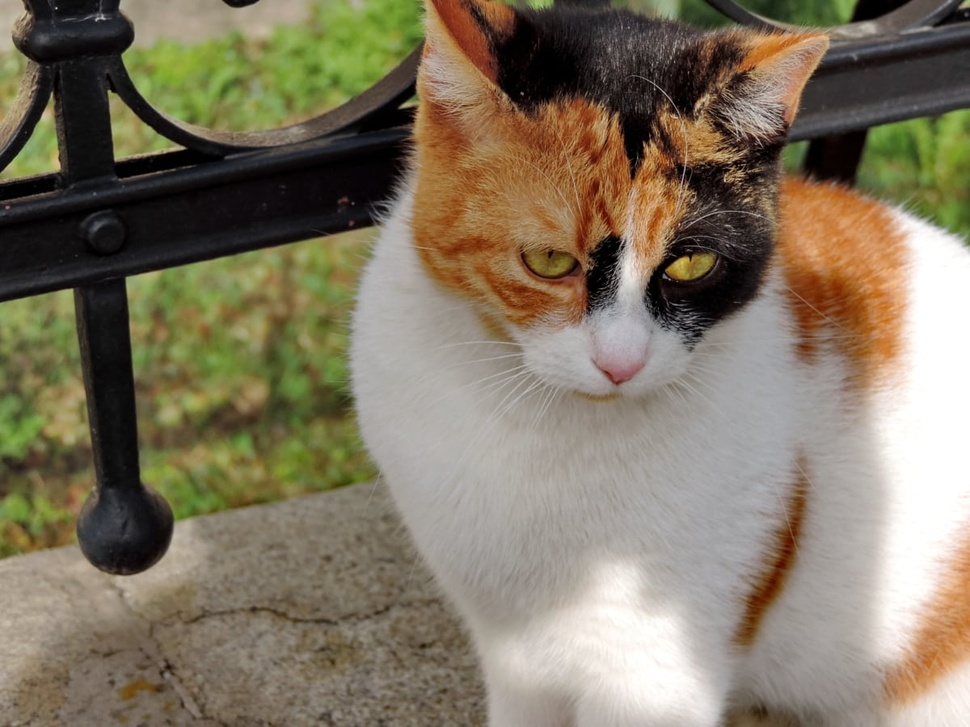
#> input picture PyTorch/cat_dog_images/cat-01.jpg, 970 x 727 px, shrunk from 1200 x 900 before the run; its folder holds only this picture in this run
$ python -i image_process.py   (imports and definitions only)
#> lines starting #> are read from the running program, lines starting #| are printed output that depends on the picture
from PIL import Image, ImageEnhance, ImageFilter
import os


def preprocess_image_pillow(image_path):
    """
    使用Pillow进行图像预处理
    """
#> called with image_path = '../../cat_dog_images/cat-01.jpg'
    # 打开图片
    image = Image.open(image_path)
#> image is the input picture: PIL image 970x727 RGB; mean R, G, B 129.4, 119.1, 98.3

    # 转为灰度图
    image = image.convert('L')
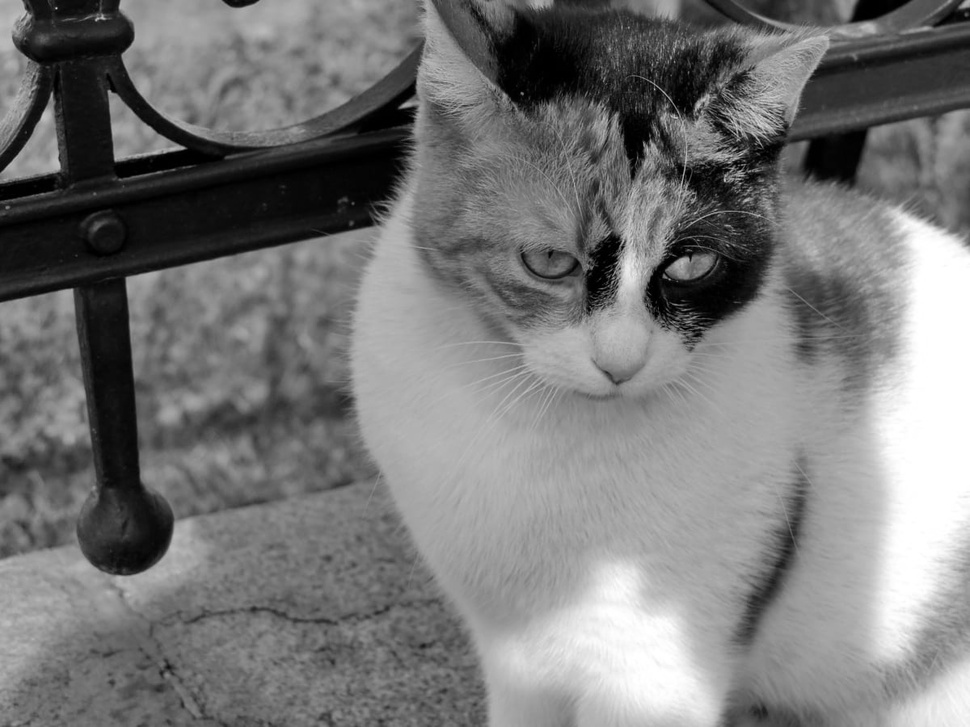
#> image: PIL image 970x727 L; min 0, max 255, mean 119.8

    # 增强对比度
    enhancer = ImageEnhance.Contrast(image)
    image = enhancer.enhance(2.0)
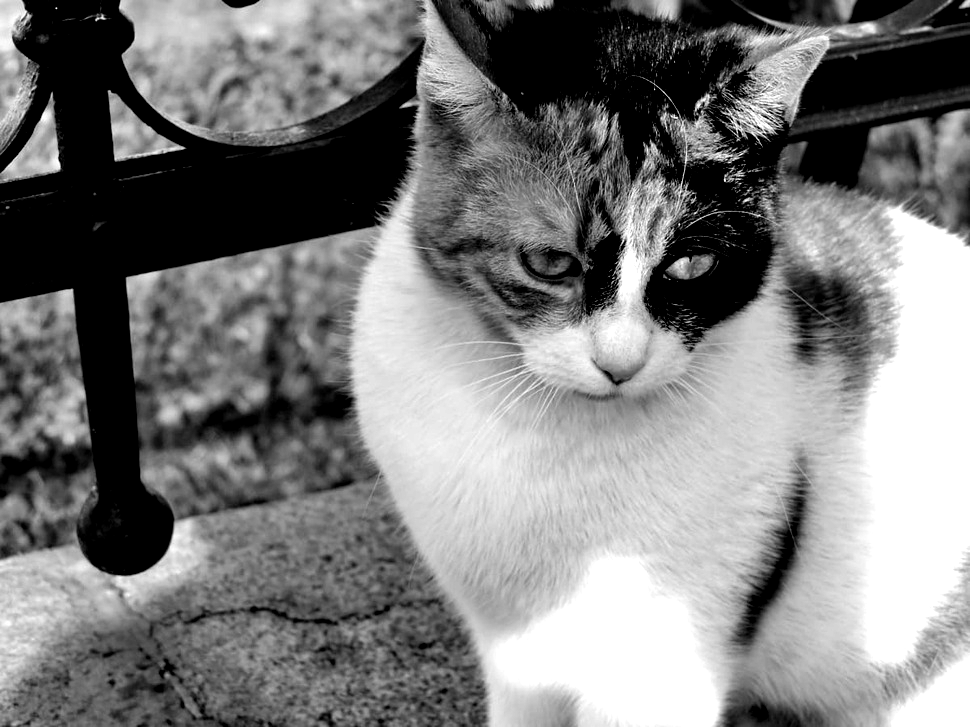
#> image: PIL image 970x727 L; min 0, max 255, mean 124.4

    # 锐化图片
    image = image.filter(ImageFilter.SHARPEN)

    # 去噪
    image = image.filter(ImageFilter.MedianFilter())

    return image


def process_images_in_folder(folder_path, output_dir, use_pillow=True):
    """
    处理文件夹中的所有图片
    """
    # 检查输出目录是否存在，如果不存在则创建
    if not os.path.exists(output_dir):
        os.makedirs(output_dir)

    # 遍历文件夹中的所有文件
    for filename in os.listdir(folder_path):
        # 检查文件是否是图片
        if filename.lower().endswith(('.png', '.jpg', '.jpeg', '.bmp', '.tiff')):
            image_path = os.path.join(folder_path, filename)

            # 使用Pillow进行预处理
            processed_image = preprocess_image_pillow(image_path)

            # 构建输出路径
            base_name = os.path.splitext(os.path.basename(image_path))[0]
            processed_image_path = os.path.join(output_dir, f"{base_name}_processed.jpg")

            # 保存预处理后的图片
            processed_image.save(processed_image_path)
            print(f"预处理后的图片已保存到: {processed_image_path}")


# [6 lines not run here, left out]

>>> result = preprocess_image_pillow('../../cat_dog_images/cat-01.jpg')

$ run again, on PyTorch/cat_dog_images/cat-02.jpg
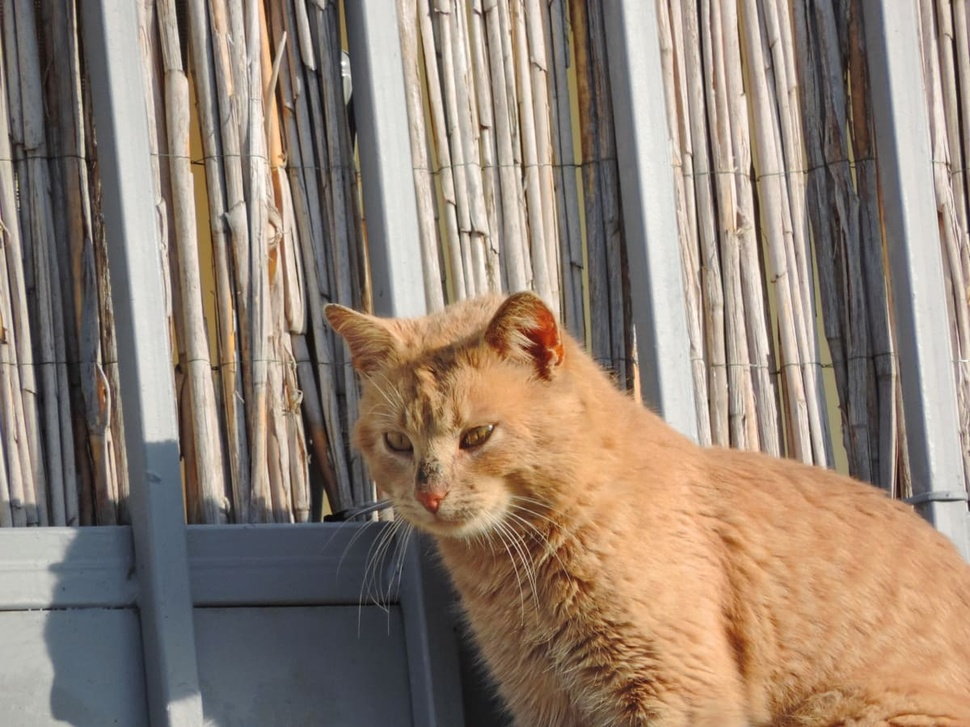
#> input picture PyTorch/cat_dog_images/cat-02.jpg, 970 x 727 px, shrunk from 1200 x 900 before the run
#> in preprocess_image_pillow, image is the input picture: PIL image 970x727 RGB; mean R, G, B 146.3, 129.7, 115.6
#> in preprocess_image_pillow, `image = image.convert('L')`:
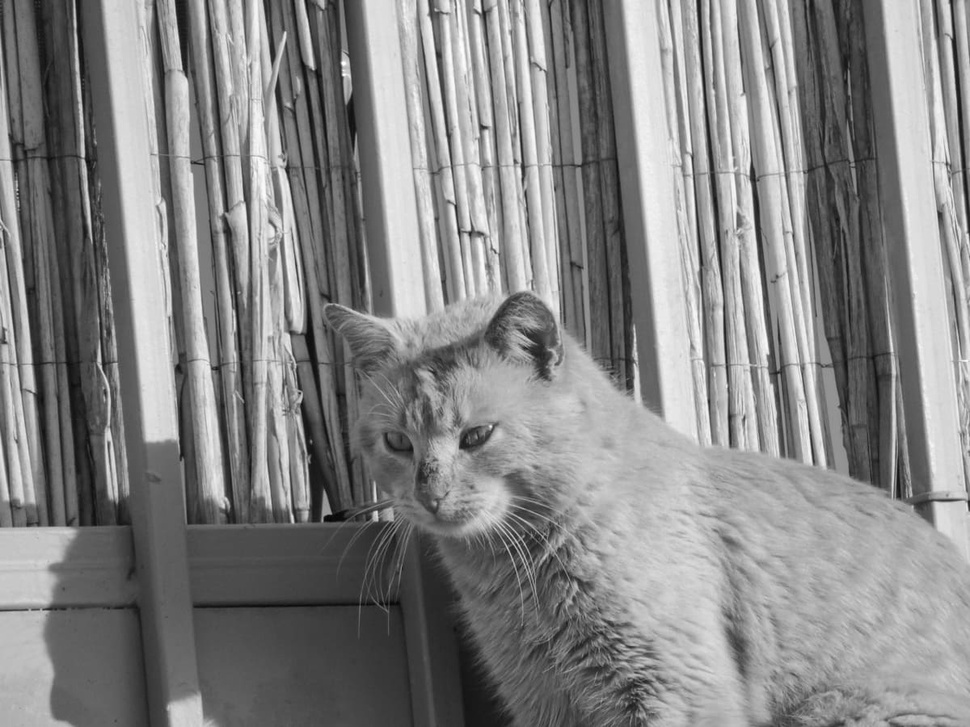
#> image: PIL image 970x727 L; min 5, max 254, mean 133.1
#> in preprocess_image_pillow, `image = enhancer.enhance(2.0)`:
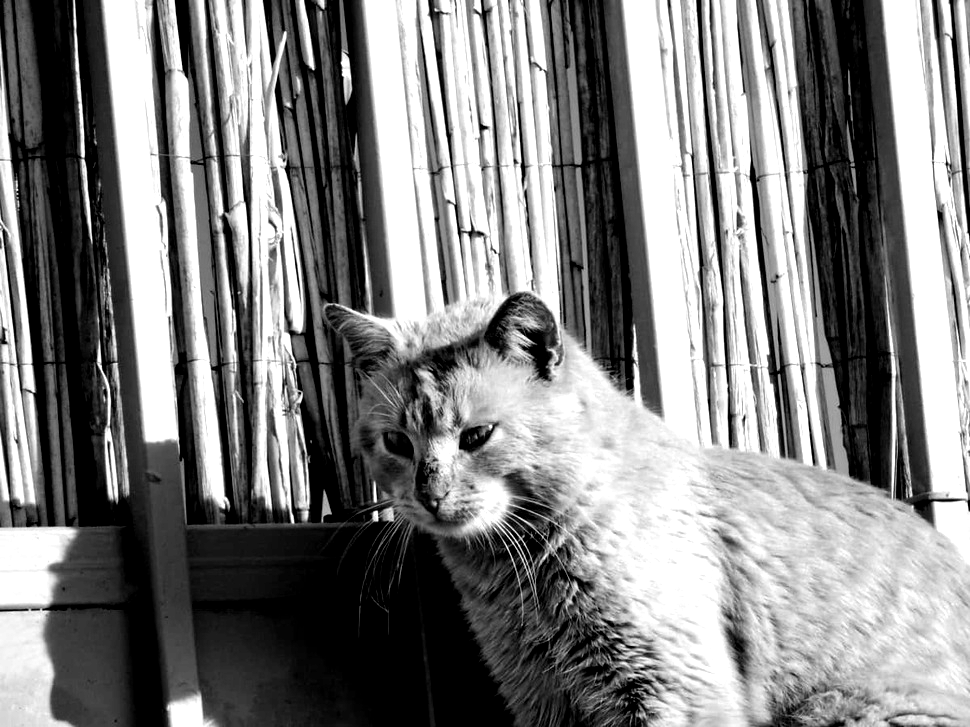
#> image: PIL image 970x727 L; min 0, max 255, mean 129.7

$ run again, on PyTorch/cat_dog_images/cat-03.jpg
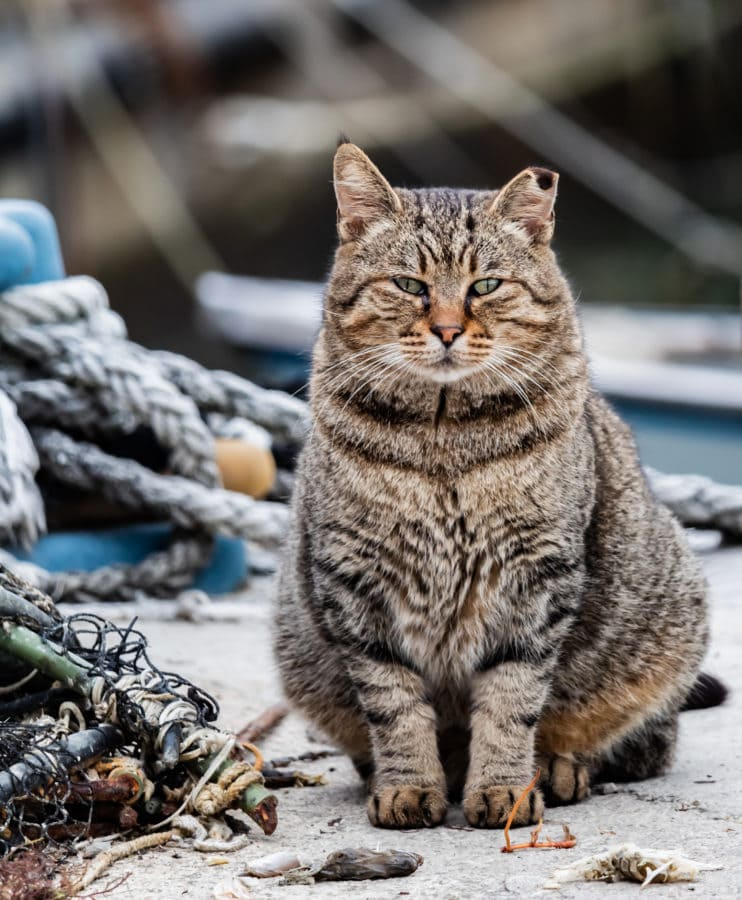
#> input picture PyTorch/cat_dog_images/cat-03.jpg, 742 x 900 px
#> in preprocess_image_pillow, image is the input picture: PIL image 742x900 RGB; mean R, G, B 118, 113.2, 110
#> in preprocess_image_pillow, `image = image.convert('L')`:
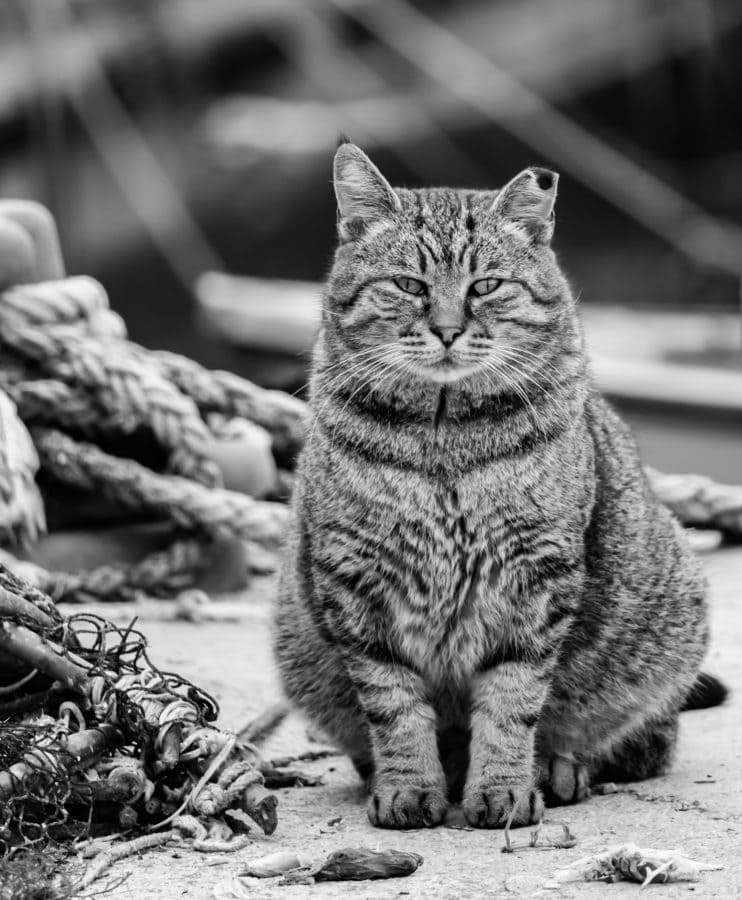
#> image: PIL image 742x900 L; min 0, max 255, mean 114.2
#> in preprocess_image_pillow, `image = enhancer.enhance(2.0)`:
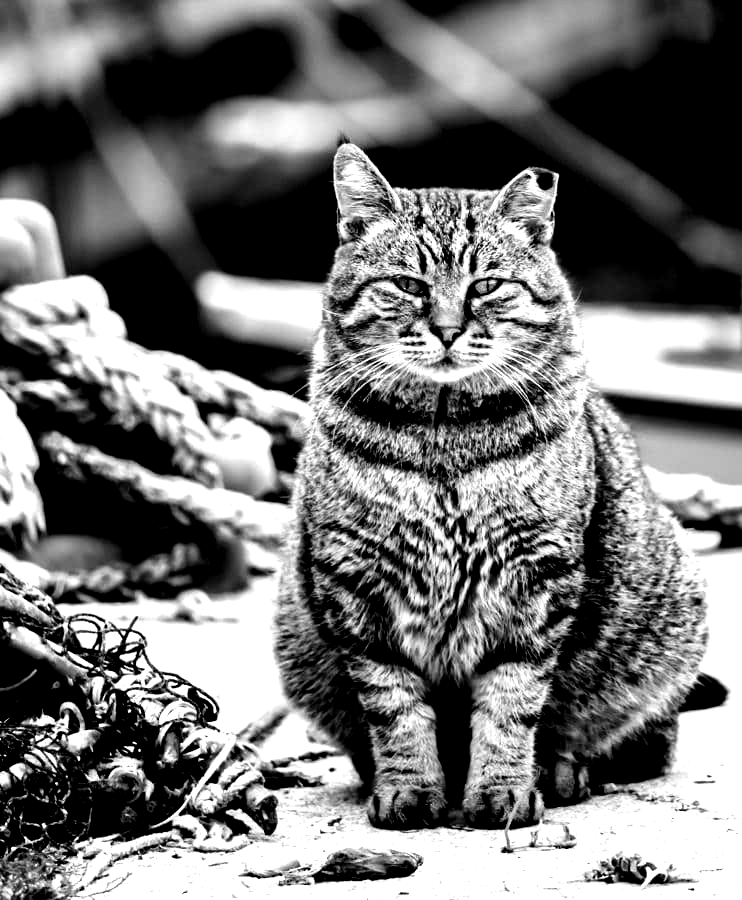
#> image: PIL image 742x900 L; min 0, max 255, mean 117.8

$ run again, on PyTorch/cat_dog_images/dog-01.jpg
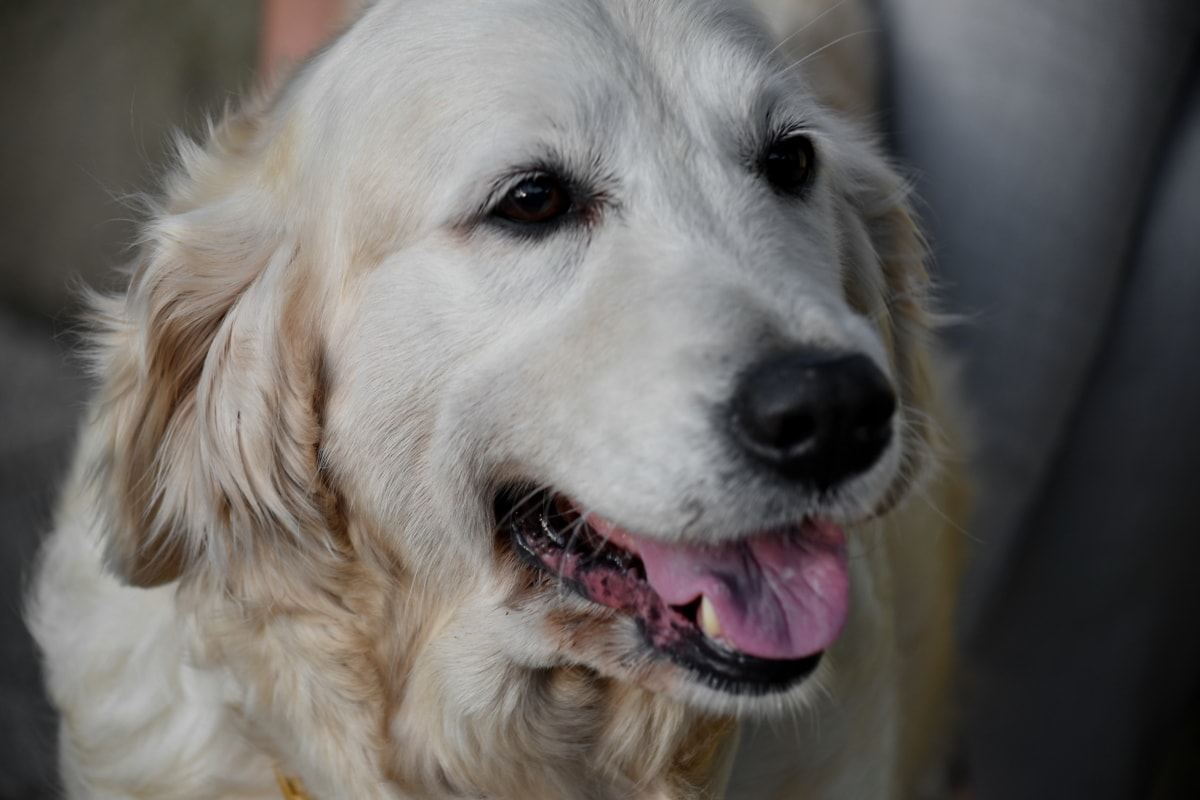
#> input picture PyTorch/cat_dog_images/dog-01.jpg, 1200 x 800 px
#> in preprocess_image_pillow, image is the input picture: PIL image 1200x800 RGB; mean R, G, B 105.7, 102, 99.4
#> in preprocess_image_pillow, `image = image.convert('L')`:
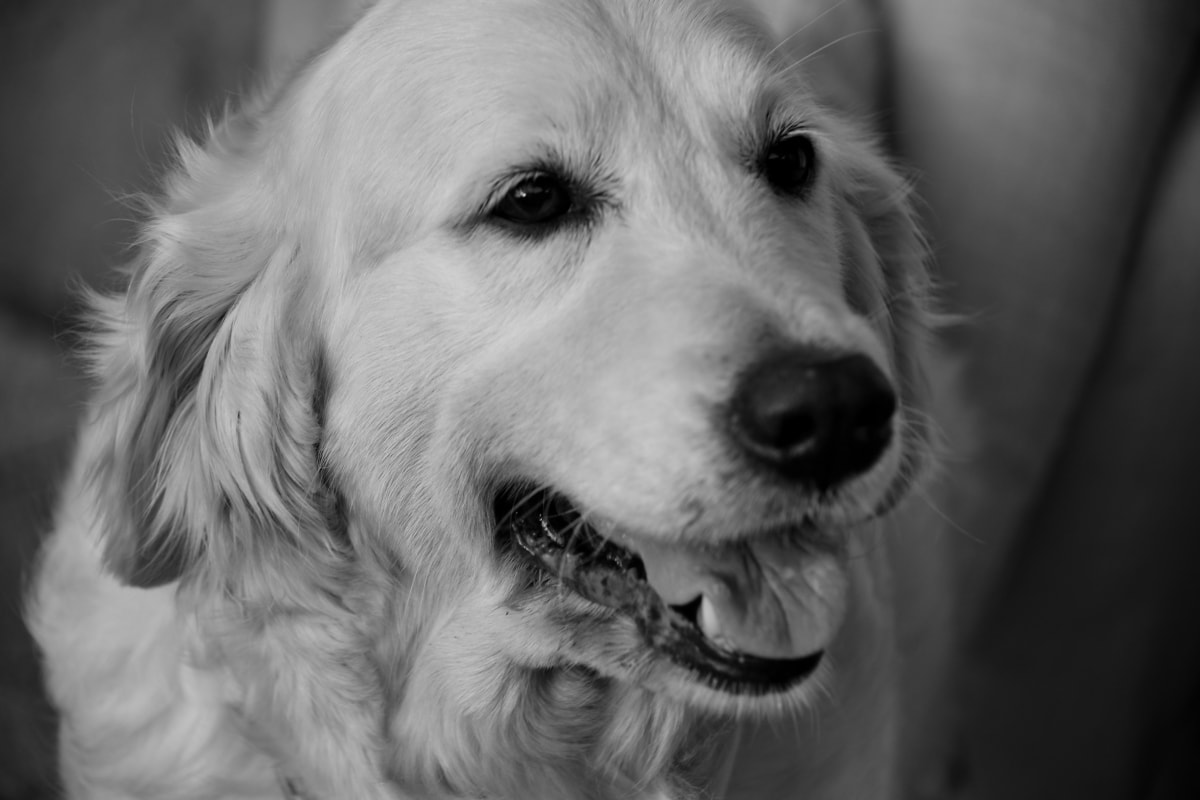
#> image: PIL image 1200x800 L; min 0, max 209, mean 102.8
#> in preprocess_image_pillow, `image = enhancer.enhance(2.0)`:
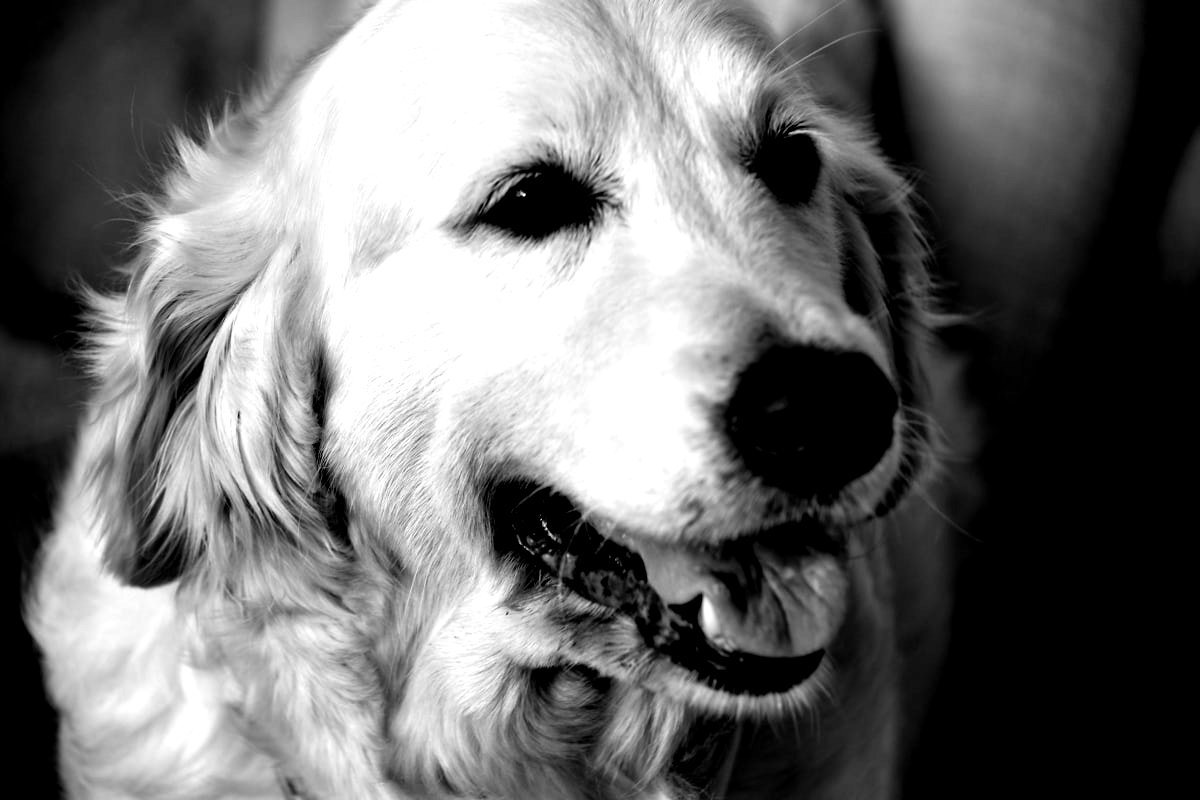
#> image: PIL image 1200x800 L; min 0, max 255, mean 110.4
